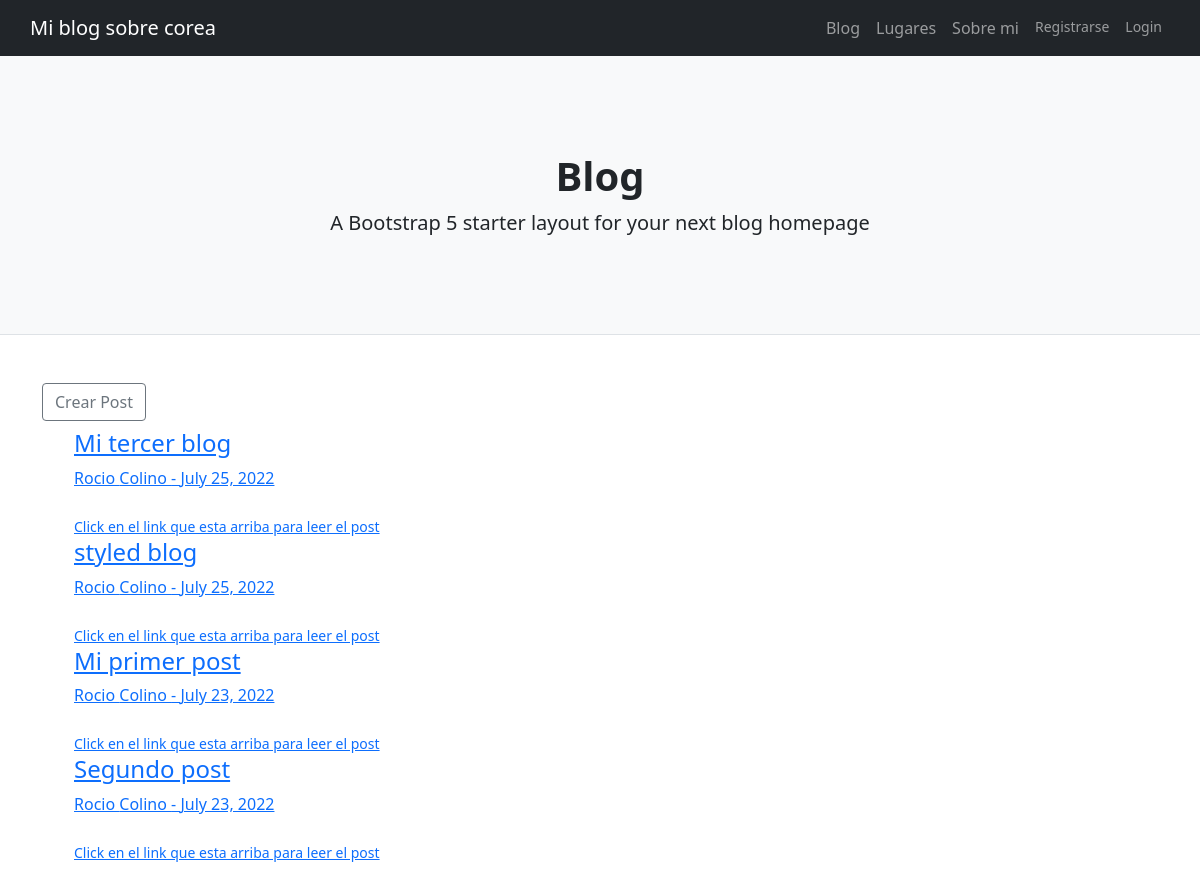
/blog/, run on an earlier commit of the app's database.
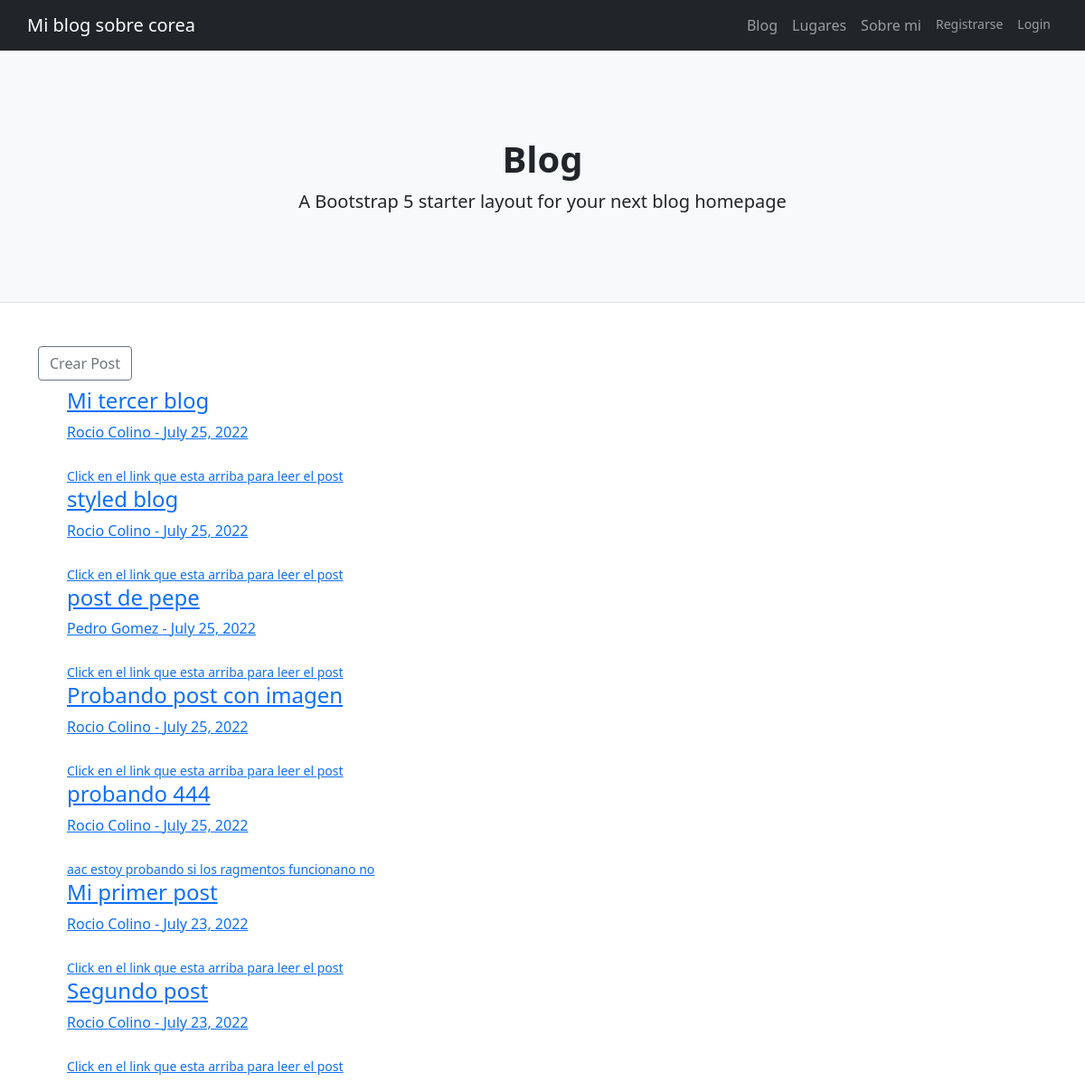
And on a later commit of the database.
### Blog/models.py (models this page shows, shortened)
class Post(models.Model):
   titulo=models.CharField(max_length=255)
   subtitulo=models.CharField(max_length=200)
   autor=models.ForeignKey(User, on_delete=models.CASCADE)
   fecha=models.DateField(auto_now_add=True)
   imagen=models.ImageField(null=True, blank=True, upload_to="images/")
   cuerpo=RichTextField(blank=True, null=True)
   categoria=models.CharField(max_length=255, default='Turismo')
   fragmento=models.CharField(max_length=150)

### Blog/views.py (the view)
# urls.py: path('blog/', BlogView.as_view(), name="blog"),
class BlogView(ListView):
    model=Post
    template_name='Blog/blog.html'
    ordering=['-fecha']

### Blog/templates/Blog/blog.html (shortened to what this page needs)
{% extends "Blog/padre.html" %}
{% load static %}
{% block contenidoQueCambia %}
 <header class="py-5 bg-light border-bottom mb-4">
<div class="container">
        <div class="text-center my-5">
            <h1 class="fw-bolder">Blog</h1>
            <p class="lead mb-0">A Bootstrap 5 starter layout for your next blog homepage</p>
        </div>
    </div>
</header>
<br/>
<div class="container"><h6><a href="{% url 'add_post' %}" class="btn btn-outline-secondary">Crear Post</a></h6></div>
<div class="container">
<ul>
    {% for post in object_list %}
        <h4><a href="{% url 'post-detalles' post.pk %}" >{{ post.titulo}}</h4>
        </small>
        {{ post.autor.first_name }} {{ post.autor.last_name }} - {{ post.fecha }}
        <small></br>
        {{ post.fragmento}}
    {% endfor %}
    </ul>
{% endblock %}

### Blog/templates/Blog/padre.html (shortened to what this page needs)
{% load static %}
<!DOCTYPE html>
<html lang="en">
    <head>
        <link href="{% static 'css/styles.css' %}" rel="stylesheet" />
    </head>
    <body>
<nav class="navbar navbar-expand-lg navbar-dark bg-dark">
    <div class="container px-0">
        <a class="navbar-brand" href="{% url 'inicio' %}">Mi blog sobre corea</a>
        <div class="collapse navbar-collapse" id="navbarSupportedContent">
            <ul class="navbar-nav ms-auto mb-2 mb-lg-0">
                <li class="nav-item"><a class="nav-link" href="{% url 'blog' %}">Blog</a></li>
                <li class="nav-item"><a class="nav-link" href="{% url 'lugares' %}">Lugares</a></li>
                <li class="nav-item"><a class="nav-link" href="{% url 'about' %}">Sobre mi</a></li>
                {% if user.is_authenticated %}
                <small><li class="nav-item">
                    <a class="nav-link" href="{% url 'add_post' %}" >Crear Post </a>
                </li></small>
                <small><li class="nav-item">
                    <a class="nav-link" href="{% url 'add_category' %}">Crear categoria</a>
                </li></small>
                <small><li class="nav-item">
                    <a class="nav-link" href="{% url 'logout' %}">Logout</a>
                </li></small>
                {% else %}
                <small><li class="nav-item">
                     <a class="nav-link" href="{% url 'register' %}">Registrarse</a>
                </li></small>
                <small><li class="nav-item">
                    <a class="nav-link" href="{% url 'login' %}">Login</a>
                </li></small>
                {% endif %}
            </ul>
        </div>
    </div>
</nav>
        {% block contenidoQueCambia %}
        {% endblock %}

What changed in the data, as far as the page shows it:
added Post: titulo "post de pepe", autor.first_name "Pedro", autor.last_name "Gomez", fecha "July 25, 2022", fragmento "Click en el link que esta arriba para leer el post"
added Post: titulo "Probando post con imagen", autor.first_name "Rocio", autor.last_name "Colino", fecha "July 25, 2022", fragmento "Click en el link que esta arriba para leer el post"
added Post: titulo "probando 444", autor.first_name "Rocio", autor.last_name "Colino", fecha "July 25, 2022", fragmento "aac estoy probando si los ragmentos funcionano no"
